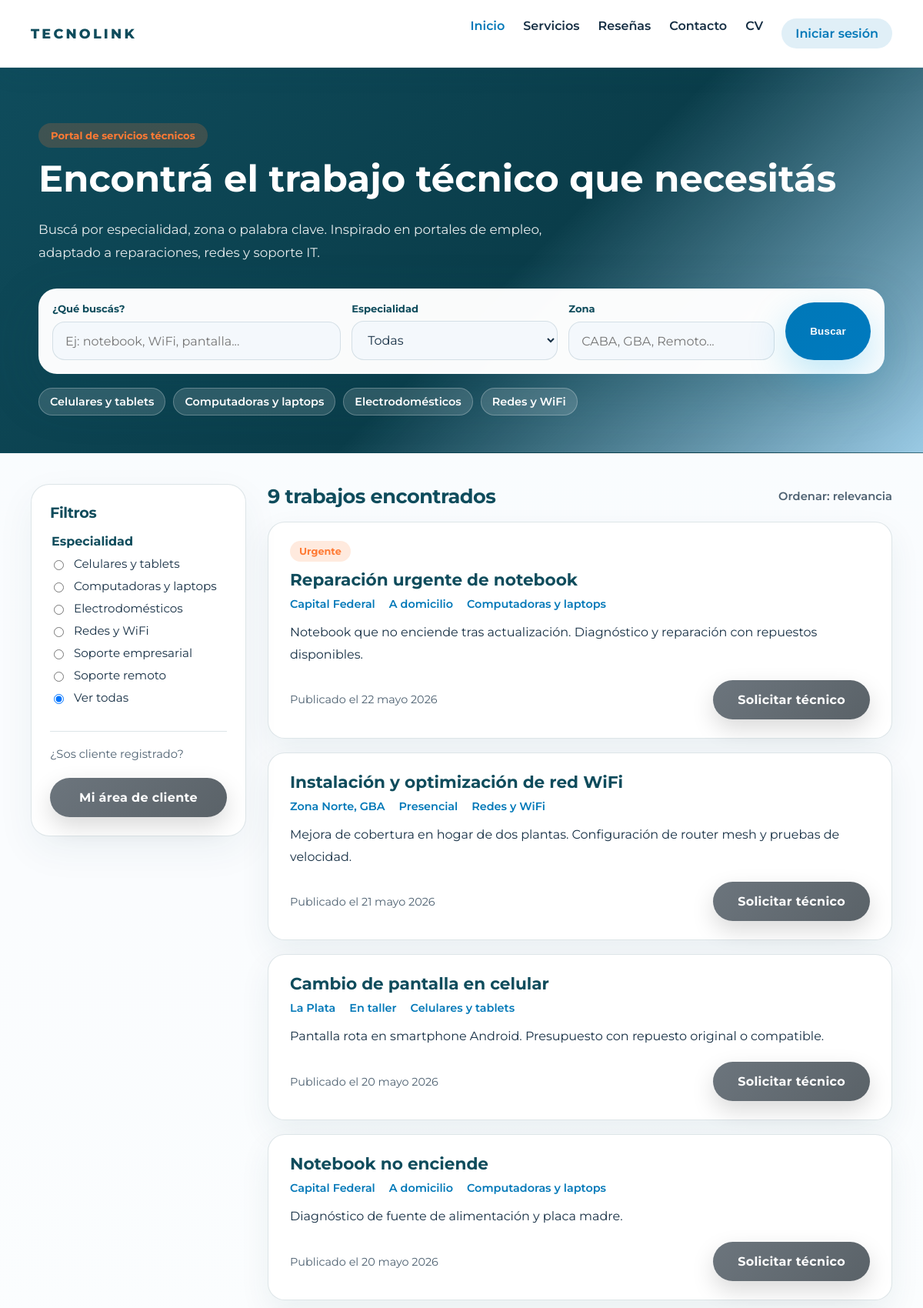
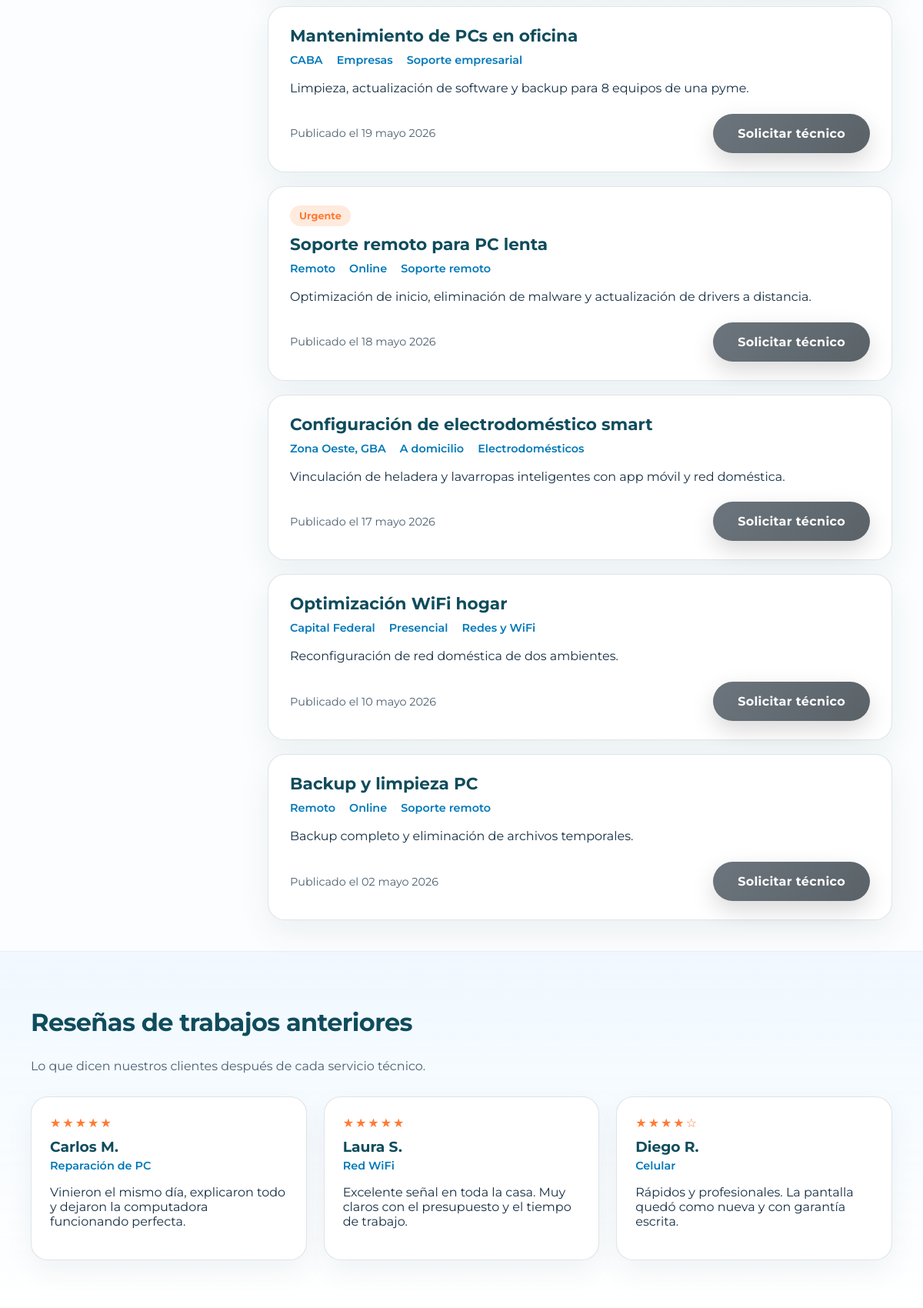
The page / (upper part) on the database its author committed (2 pictures, top to bottom).
### tables this page shows
CREATE TABLE IF NOT EXISTS trabajos (
    id          INT AUTO_INCREMENT PRIMARY KEY,
    usuario_id  INT NULL,
    titulo      VARCHAR(150) NOT NULL,
    zona        VARCHAR(100) NOT NULL,
    tipo        VARCHAR(20)  NOT NULL,
    modalidad   VARCHAR(50)  NOT NULL,
    descripcion TEXT NOT NULL,
    estado      ENUM('Pendiente','En curso','Finalizado') NOT NULL DEFAULT 'Pendiente',
    urgente     TINYINT(1) NOT NULL DEFAULT 0,
    fecha       DATE NOT NULL,
    creado_en   TIMESTAMP DEFAULT CURRENT_TIMESTAMP,
    FOREIGN KEY (usuario_id) REFERENCES usuarios(id) ON DELETE SET NULL,
    FOREIGN KEY (tipo) REFERENCES tipos_trabajo(id)
);

CREATE TABLE IF NOT EXISTS resenas (
    id             INT AUTO_INCREMENT PRIMARY KEY,
    trabajo_id     INT NULL,
    nombre         VARCHAR(100) NOT NULL,
    trabajo_titulo VARCHAR(150) NOT NULL,
    estrellas      TINYINT NOT NULL,
    texto          TEXT NOT NULL,
    creado_en      TIMESTAMP DEFAULT CURRENT_TIMESTAMP,
    FOREIGN KEY (trabajo_id) REFERENCES trabajos(id) ON DELETE SET NULL
);

### includes/config.php (called while the page is built, shortened)
<?php
require_once __DIR__ . '/helpers.php';
function obtener_tipos_trabajo(): array
{
    static $tipos = null;
    if ($tipos === null) {
        $pdo = obtener_conexion();
        $filas = $pdo->query('SELECT id, etiqueta FROM tipos_trabajo ORDER BY etiqueta')->fetchAll();
        $tipos = [];
        foreach ($filas as $fila) {
            $tipos[$fila['id']] = $fila['etiqueta'];
        }
    }
    return $tipos;
}
$tipos_trabajo = obtener_tipos_trabajo();
function usuario_logueado(): bool
{
    return isset($_SESSION['usuario']) && $_SESSION['usuario'] !== '';
}

### includes/helpers.php (called while the page is built, shortened)
<?php
function obtener_etiqueta_tipo(string $tipo): string
{
    global $tipos_trabajo;
    return $tipos_trabajo[$tipo] ?? ucfirst($tipo);
}
function formatear_fecha_es(string $fecha_mysql): string
{
    $meses = [
        1 => 'enero', 2 => 'febrero', 3 => 'marzo', 4 => 'abril',
        5 => 'mayo', 6 => 'junio', 7 => 'julio', 8 => 'agosto',
        9 => 'septiembre', 10 => 'octubre', 11 => 'noviembre', 12 => 'diciembre',
    ];
    $fecha_obj = DateTime::createFromFormat('Y-m-d', $fecha_mysql);
    return $fecha_obj->format('d') . ' ' . $meses[(int) $fecha_obj->format('n')] . ' ' . $fecha_obj->format('Y');
}

### index.php (the view, shortened to what this page needs)
<?php
require_once __DIR__ . '/includes/config.php';
$busqueda = trim($_GET['q'] ?? '');
$filtro_tipo = $_GET['tipo'] ?? '';
$filtro_zona = trim($_GET['zona'] ?? '');
$sql = 'SELECT id, titulo, zona, tipo, modalidad, descripcion, urgente, fecha
        FROM trabajos
        WHERE 1 = 1';
$parametros = [];
$sql .= ' ORDER BY fecha DESC';
$pdo = obtener_conexion();
$consulta = $pdo->prepare($sql);
$consulta->execute($parametros);
$trabajos_filtrados = $consulta->fetchAll();
$reseñas = $pdo->query('SELECT nombre, trabajo_titulo AS trabajo, estrellas, texto FROM resenas ORDER BY creado_en DESC')->fetchAll();
$total = count($trabajos_filtrados);
require_once __DIR__ . '/includes/header.php';
?>
<main>
    <section class="jobs-hero">
        <div class="jobs-hero-inner">
            <span class="eyebrow">Portal de servicios técnicos</span>
            <h1>Encontrá el trabajo técnico que necesitás</h1>
            <p class="hero-text">Buscá por especialidad, zona o palabra clave. Inspirado en portales de empleo, adaptado a reparaciones, redes y soporte IT.</p>
            <form class="jobs-search" method="get" action="index.php">
                <div class="search-field">
                    <label for="q">¿Qué buscás?</label>
                    <input type="text" id="q" name="q" placeholder="Ej: notebook, WiFi, pantalla..." value="<?php echo htmlspecialchars($busqueda); ?>">
                </div>
                <div class="search-field">
                    <label for="tipo">Especialidad</label>
                    <select id="tipo" name="tipo">
                        <option value="">Todas</option>
                    </select>
                </div>
                <div class="search-field">
                    <label for="zona">Zona</label>
                    <input type="text" id="zona" name="zona" placeholder="CABA, GBA, Remoto..." value="<?php echo htmlspecialchars($filtro_zona); ?>">
                </div>
                <button type="submit" class="btn-primary">Buscar</button>
            </form>
            <div class="hero-quick-tags">
                <?php foreach (array_slice($tipos_trabajo, 0, 4, true) as $clave => $etiqueta) : ?>
                    <a href="index.php?tipo=<?php echo urlencode($clave); ?>" class="tag-chip"><?php echo htmlspecialchars($etiqueta); ?></a>
                <?php endforeach; ?>
            </div>
        </div>
    </section>
    <section class="jobs-layout">
        <aside class="jobs-filters">
            <h2>Filtros</h2>
            <form method="get" class="filters-form">
                <fieldset>
                    <legend>Especialidad</legend>
                    <?php foreach ($tipos_trabajo as $clave => $etiqueta) : ?>
                        <label class="filter-option">
                            <input type="radio" name="tipo" value="<?php echo $clave; ?>"<?php echo $filtro_tipo === $clave ? ' checked' : ''; ?> onchange="this.form.submit()">
                            <?php echo htmlspecialchars($etiqueta); ?>
                        </label>
                    <?php endforeach; ?>
                    <label class="filter-option">
                        <input type="radio" name="tipo" value=""<?php echo $filtro_tipo === '' ? ' checked' : ''; ?> onchange="this.form.submit()">
                        Ver todas
                    </label>
                </fieldset>
            </form>
            <div class="filter-cta">
                <p>¿Sos cliente registrado?</p>
                <a href="<?php echo usuario_logueado() ? 'cliente.php' : 'login.php'; ?>" class="btn-secondary btn-block">Mi área de cliente</a>
            </div>
        </aside>
        <div class="jobs-results">
            <div class="results-header">
                <h2><?php echo $total; ?> trabajos encontrados</h2>
                <span class="sort-label">Ordenar: relevancia</span>
            </div>
            <?php if ($total === 0) : ?>
                <article class="job-card empty-state">
                    <h3>No hay resultados</h3>
                    <p>Probá con otra palabra clave o quitá los filtros para ver más trabajos técnicos disponibles.</p>
                    <a href="index.php" class="btn-secondary">Ver todos</a>
                </article>
            <?php else : ?>
                <?php foreach ($trabajos_filtrados as $trabajo) : ?>
                    <article class="job-card" data-tipo="<?php echo htmlspecialchars($trabajo['tipo']); ?>">
                        <?php if ($trabajo['urgente']) : ?>
                            <span class="job-badge">Urgente</span>
                        <?php endif; ?>
                        <h3><?php echo htmlspecialchars($trabajo['titulo']); ?></h3>
                        <ul class="job-meta">
                            <li><?php echo htmlspecialchars($trabajo['zona']); ?></li>
                            <li><?php echo htmlspecialchars($trabajo['modalidad']); ?></li>
                            <li><?php echo htmlspecialchars(obtener_etiqueta_tipo($trabajo['tipo'])); ?></li>
                        </ul>
                        <p><?php echo htmlspecialchars($trabajo['descripcion']); ?></p>
                        <div class="job-card-footer">
                            <span class="job-date">Publicado el <?php echo htmlspecialchars(formatear_fecha_es($trabajo['fecha'])); ?></span>
                            <a href="contacto.php" class="btn-secondary">Solicitar técnico</a>
                        </div>
                    </article>
                <?php endforeach; ?>
            <?php endif; ?>
        </div>
    </section>
    <section id="reseñas" class="reviews-section">
        <h2>Reseñas de trabajos anteriores</h2>
        <p class="section-text">Lo que dicen nuestros clientes después de cada servicio técnico.</p>
        <div class="reviews-grid">
            <?php foreach ($reseñas as $reseña) : ?>
                <article class="review-card">
                    <div class="stars" aria-label="<?php echo $reseña['estrellas']; ?> de 5 estrellas">
                        <?php echo str_repeat('★', $reseña['estrellas']) . str_repeat('☆', 5 - $reseña['estrellas']); ?>
                    </div>
                    <h3><?php echo htmlspecialchars($reseña['nombre']); ?></h3>
                    <span class="review-job"><?php echo htmlspecialchars($reseña['trabajo']); ?></span>
                    <p><?php echo htmlspecialchars($reseña['texto']); ?></p>
                </article>
            <?php endforeach; ?>
        </div>
    </section>
</main>
<?php require_once __DIR__ . '/includes/footer.php'; ?>

### rows shown on the page
trabajos: urgente "Urgente", titulo "Reparación urgente de notebook", zona "Capital Federal", modalidad "A domicilio", tipo "Computadoras y laptops", descripcion "Notebook que no enciende tras actualización. Diagnóstico y reparación con repuestos disponibles.", fecha "22 mayo 2026"
trabajos: titulo "Instalación y optimización de red WiFi", zona "Zona Norte, GBA", modalidad "Presencial", tipo "Redes y WiFi", descripcion "Mejora de cobertura en hogar de dos plantas. Configuración de router mesh y pruebas de velocidad.", fecha "21 mayo 2026"
trabajos: titulo "Cambio de pantalla en celular", zona "La Plata", modalidad "En taller", tipo "Celulares y tablets", descripcion "Pantalla rota en smartphone Android. Presupuesto con repuesto original o compatible.", fecha "20 mayo 2026"
trabajos: titulo "Notebook no enciende", zona "Capital Federal", modalidad "A domicilio", tipo "Computadoras y laptops", descripcion "Diagnóstico de fuente de alimentación y placa madre.", fecha "20 mayo 2026"
trabajos: titulo "Mantenimiento de PCs en oficina", zona "CABA", modalidad "Empresas", tipo "Soporte empresarial", descripcion "Limpieza, actualización de software y backup para 8 equipos de una pyme.", fecha "19 mayo 2026"
trabajos: urgente "Urgente", titulo "Soporte remoto para PC lenta", zona "Remoto", modalidad "Online", tipo "Soporte remoto", descripcion "Optimización de inicio, eliminación de malware y actualización de drivers a distancia.", fecha "18 mayo 2026"
trabajos: titulo "Configuración de electrodoméstico smart", zona "Zona Oeste, GBA", modalidad "A domicilio", tipo "Electrodomésticos", descripcion "Vinculación de heladera y lavarropas inteligentes con app móvil y red doméstica.", fecha "17 mayo 2026"
trabajos: titulo "Optimización WiFi hogar", zona "Capital Federal", modalidad "Presencial", tipo "Redes y WiFi", descripcion "Reconfiguración de red doméstica de dos ambientes.", fecha "10 mayo 2026"
trabajos: titulo "Backup y limpieza PC", zona "Remoto", modalidad "Online", tipo "Soporte remoto", descripcion "Backup completo y eliminación de archivos temporales.", fecha "02 mayo 2026"
resenas: estrellas "★★★★★", nombre "Carlos M.", trabajo_titulo "Reparación de PC", texto "Vinieron el mismo día, explicaron todo y dejaron la computadora funcionando perfecta."
resenas: estrellas "★★★★★", nombre "Laura S.", trabajo_titulo "Red WiFi", texto "Excelente señal en toda la casa. Muy claros con el presupuesto y el tiempo de trabajo."
resenas: estrellas "★★★★", estrellas "☆", nombre "Diego R.", trabajo_titulo "Celular", texto "Rápidos y profesionales. La pantalla quedó como nueva y con garantía escrita."

### other values the page prints
SITE_NAME "TECNOLINK"
$etiqueta "Celulares y tablets"
$etiqueta "Computadoras y laptops"
$etiqueta "Electrodomésticos"
$etiqueta "Redes y WiFi"
$etiqueta "Soporte empresarial"
$etiqueta "Soporte remoto"
$total "9"
